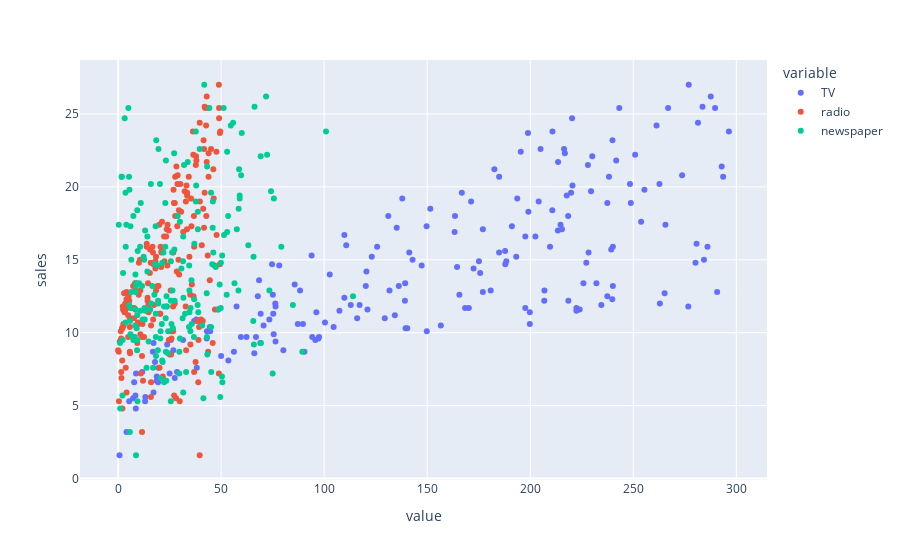

Notebook source saved alongside this figure:
### Markdown cell above
Visualization of the dataset to show the relationship between the feature values and the target value(Sales)

### Code cell
# Visualizing a scatter plot to show the relationship between the features and the label
px.scatter(data, x=['TV', 'radio','newspaper'], y="sales", size_max=60)

### Figure 1 — Plotly figure (JSON) as saved in the notebook; plotly's stock layout.template omitted (floating-point values rounded to 4 significant figures; data arrays with more than 128 entries replaced by an {"elided": "..."} marker saying what was removed)
{"data": [{"hovertemplate": "variable=TV<br>value=%{x}<br>sales=%{y}<extra></extra>", "legendgroup": "TV", "marker": {"color": "#636efa", "symbol": "circle"}, "mode": "markers", "name": "TV", "orientation": "v", "showlegend": true, "type": "scatter", "x": {"elided": "200 float values"}, "xaxis": "x", "y": {"elided": "200 float values"}, "yaxis": "y"}, {"hovertemplate": "variable=radio<br>value=%{x}<br>sales=%{y}<extra></extra>", "legendgroup": "radio", "marker": {"color": "#EF553B", "symbol": "circle"}, "mode": "markers", "name": "radio", "orientation": "v", "showlegend": true, "type": "scatter", "x": {"elided": "200 float values"}, "xaxis": "x", "y": {"elided": "200 float values"}, "yaxis": "y"}, {"hovertemplate": "variable=newspaper<br>value=%{x}<br>sales=%{y}<extra></extra>", "legendgroup": "newspaper", "marker": {"color": "#00cc96", "symbol": "circle"}, "mode": "markers", "name": "newspaper", "orientation": "v", "showlegend": true, "type": "scatter", "x": {"elided": "200 float values"}, "xaxis": "x", "y": {"elided": "200 float values"}, "yaxis": "y"}], "layout": {"legend": {"title": {"text": "variable"}, "tracegroupgap": 0}, "margin": {"t": 60}, "xaxis": {"anchor": "y", "domain": [0, 1], "title": {"text": "value"}}, "yaxis": {"anchor": "x", "domain": [0, 1], "title": {"text": "sales"}}}}
